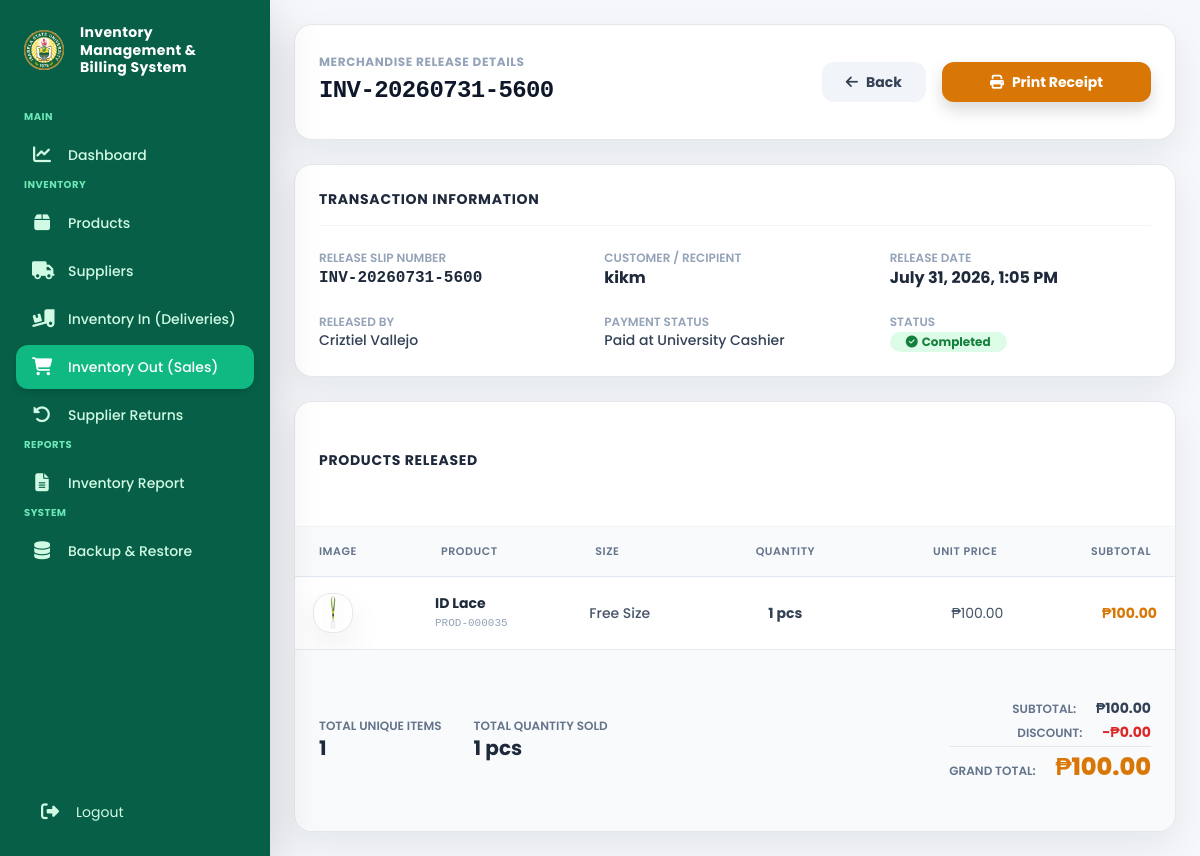
Screenshot of /pages/admin/sale_view.php?id=4 (signed in) with the database file from the repository.
### tables this page shows
CREATE TABLE `sales` (
  `id` int(11) NOT NULL AUTO_INCREMENT,
  `invoice_no` varchar(100) DEFAULT NULL,
  `customer_name` varchar(150) DEFAULT NULL,
  `subtotal` decimal(12,2) DEFAULT NULL,
  `discount` decimal(12,2) DEFAULT NULL,
  `total` decimal(12,2) DEFAULT NULL,
  `payment_method` enum('Cash','GCash') DEFAULT 'Cash',
  `created_by` int(11) DEFAULT NULL,
  `sale_date` datetime DEFAULT current_timestamp(),
  PRIMARY KEY (`id`),
  UNIQUE KEY `invoice_no` (`invoice_no`),
  KEY `created_by` (`created_by`),
  CONSTRAINT `sales_ibfk_1` FOREIGN KEY (`created_by`) REFERENCES `users` (`id`)
);

CREATE TABLE IF NOT EXISTS `users` (
  `id` int(11) NOT NULL AUTO_INCREMENT,
  `firstname` varchar(100) NOT NULL,
  `lastname` varchar(100) NOT NULL,
  `email` varchar(150) NOT NULL,
  `mobile` varchar(20) DEFAULT NULL,
  `username` varchar(100) NOT NULL,
  `password` varchar(255) NOT NULL,
  `role` enum('Super Admin','Admin','Viewer') NOT NULL,
  `recovery_password` varchar(255) DEFAULT NULL,
  `recovery_code` varchar(255) DEFAULT NULL,
  `failed_attempts` int(11) NOT NULL DEFAULT 0,
  `lock_until` datetime DEFAULT NULL,
  `created_at` timestamp NULL DEFAULT current_timestamp(),
  `updated_at` timestamp NULL DEFAULT current_timestamp() ON UPDATE current_timestamp(),
  `status` enum('Active','Inactive','Deleted') NOT NULL DEFAULT 'Active',
  `is_permanently_locked` tinyint(1) DEFAULT 0,
  PRIMARY KEY (`id`),
  UNIQUE KEY `email` (`email`),
  UNIQUE KEY `username` (`username`)
);

CREATE TABLE `sale_items` (
  `id` int(11) NOT NULL AUTO_INCREMENT,
  `sale_id` int(11) DEFAULT NULL,
  `product_id` int(11) DEFAULT NULL,
  `quantity` int(11) DEFAULT NULL,
  `unit_price` decimal(10,2) DEFAULT NULL,
  `subtotal` decimal(10,2) DEFAULT NULL,
  PRIMARY KEY (`id`),
  KEY `sale_id` (`sale_id`),
  KEY `product_id` (`product_id`),
  CONSTRAINT `sale_items_ibfk_1` FOREIGN KEY (`sale_id`) REFERENCES `sales` (`id`),
  CONSTRAINT `sale_items_ibfk_2` FOREIGN KEY (`product_id`) REFERENCES `products` (`id`)
);

CREATE TABLE `products` (
  `id` int(11) NOT NULL AUTO_INCREMENT,
  `product_code` varchar(50) DEFAULT NULL,
  `product_name` varchar(255) NOT NULL,
  `category` varchar(100) NOT NULL,
  `category_id` int(11) DEFAULT NULL,
  `product_size` varchar(30) DEFAULT NULL,
  `description` text DEFAULT NULL,
  `supplier` varchar(150) DEFAULT NULL,
  `unit_cost` decimal(10,2) DEFAULT NULL,
  `supplier_id` int(11) DEFAULT NULL,
  `unit_price` decimal(10,2) NOT NULL,
  `cost_price` decimal(10,2) DEFAULT 0.00,
  `current_stock` int(11) DEFAULT 0,
  `inventory_value` decimal(12,2) DEFAULT 0.00,
  `reorder_level` int(11) DEFAULT 10,
  `status` enum('Available','Low Stock','Out of Stock') DEFAULT 'Available',
  `front_image` varchar(255) DEFAULT NULL,
  `qr_code` varchar(255) DEFAULT NULL,
  `created_at` timestamp NULL DEFAULT current_timestamp(),
  `updated_at` timestamp NULL DEFAULT current_timestamp() ON UPDATE current_timestamp(),
  `updated_by` int(11) DEFAULT NULL,
  PRIMARY KEY (`id`),
  UNIQUE KEY `product_code` (`product_code`),
  UNIQUE KEY `unique_product_size` (`product_name`,`product_size`),
  KEY `fk_product_category` (`category_id`),
  KEY `fk_product_supplier` (`supplier_id`),
  KEY `fk_product_updatedby` (`updated_by`),
  CONSTRAINT `fk_product_category` FOREIGN KEY (`category_id`) REFERENCES `categories` (`id`),
  CONSTRAINT `fk_product_supplier` FOREIGN KEY (`supplier_id`) REFERENCES `suppliers` (`id`),
  CONSTRAINT `fk_product_updatedby` FOREIGN KEY (`updated_by`) REFERENCES `users` (`id`)
);

### pages/admin/sale_view.php (the view, shortened to what this page needs)
<?php
require_once "../../config/database.php";
$sale_id = (int)($_GET['id'] ?? 0);
$saleQuery = "
    SELECT
        s.*,
        u.username as cashier_username,
        u.firstname,
        u.lastname
    FROM sales s
    LEFT JOIN users u ON s.created_by = u.id
    WHERE s.id = ?
";
$stmt = mysqli_prepare($conn, $saleQuery);
mysqli_stmt_bind_param($stmt, "i", $sale_id);
mysqli_stmt_execute($stmt);
$saleResult = mysqli_stmt_get_result($stmt);
$sale = mysqli_fetch_assoc($saleResult);
$cashierName = trim(($sale['firstname'] ?? '') . ' ' . ($sale['lastname'] ?? ''));
$itemsQuery = "
    SELECT
        si.*,
        p.product_code,
        p.product_name,
        p.product_size,
        p.front_image,
        p.category
    FROM sale_items si
    LEFT JOIN products p ON si.product_id = p.id
    WHERE si.sale_id = ?
";
$stmtItems = mysqli_prepare($conn, $itemsQuery);
mysqli_stmt_bind_param($stmtItems, "i", $sale_id);
mysqli_stmt_execute($stmtItems);
$itemsResult = mysqli_stmt_get_result($stmtItems);
$items = [];
$totalQty = 0;
while ($item = mysqli_fetch_assoc($itemsResult)) {
    $totalQty += $item['quantity'];
    $items[] = $item;
}
?>
<!DOCTYPE html>
<html lang="en">
<head>
    <script src="https://cdn.tailwindcss.com?plugins=forms"></script>
    <link rel="stylesheet" href="https://cdnjs.cloudflare.com/ajax/libs/font-awesome/6.4.0/css/all.min.css">
</head>
<body class="bg-slate-50 font-sans text-slate-800">
<?php include "sidebar.php"; ?>
<main class="ml-0 md:ml-[270px] min-h-screen p-6 transition-all duration-300">
    <div class="space-y-6 max-w-5xl mx-auto">
        <div class="flex flex-col sm:flex-row justify-between items-start sm:items-center gap-4 bg-white p-6 rounded-2xl shadow-sm border border-slate-200">
            <div>
                <span class="text-xs uppercase tracking-wider font-bold text-slate-400">Merchandise Release Details</span>
                <h1 class="text-2xl font-extrabold text-slate-900 tracking-tight font-mono mt-0.5"><?= htmlspecialchars($sale['invoice_no']); ?></h1>
            </div>
            <div class="flex items-center gap-3">
                <a href="inventory_outsales.php" class="bg-slate-100 hover:bg-slate-200 text-slate-700 px-4 py-2.5 rounded-xl font-bold text-sm transition flex items-center gap-2">
                    <i class="fa-solid fa-arrow-left"></i> Back
                </a>
                <button onclick="window.open('sale_print.php?id=<?= $sale['id']; ?>', '_blank')" class="bg-amber-600 hover:bg-amber-700 text-white px-5 py-2.5 rounded-xl font-bold text-sm shadow transition flex items-center gap-2">
                    <i class="fa-solid fa-print"></i> Print Receipt
                </button>
            </div>
        </div>
        <div class="bg-white rounded-2xl shadow-sm border border-slate-200 p-6 space-y-6">
            <h2 class="text-sm font-bold text-slate-800 uppercase tracking-wider border-b border-slate-100 pb-3">Transaction Information</h2>
            <div class="grid grid-cols-1 md:grid-cols-3 gap-6 text-sm">
                <div>
                    <span class="block text-xs uppercase font-semibold text-slate-400">Release Slip Number</span>
                    <span class="font-mono font-bold text-slate-800 text-base"><?= htmlspecialchars($sale['invoice_no']); ?></span>
                </div>
                <div>
                    <span class="block text-xs uppercase font-semibold text-slate-400">Customer / Recipient</span>
                    <span class="font-bold text-slate-800 text-base"><?= htmlspecialchars($sale['customer_name'] ?? 'Walk-in Customer'); ?></span>
                </div>
                <div>
                    <span class="block text-xs uppercase font-semibold text-slate-400">Release Date</span>
                    <span class="font-bold text-slate-800 text-base"><?= date('F j, Y, g:i A', strtotime($sale['sale_date'])); ?></span>
                </div>
                <div>
                    <span class="block text-xs uppercase font-semibold text-slate-400">Released By</span>
                    <span class="font-medium text-slate-700"><?= ucwords(strtolower($cashierName)); ?></span>
                </div>
                <div>
                    <span class="block text-xs uppercase font-semibold text-slate-400">Payment Status</span>
                    <span class="font-medium text-slate-700">Paid at University Cashier</span>
                </div>
                <div>
                    <span class="block text-xs uppercase font-semibold text-slate-400">Status</span>
                    <span class="inline-flex items-center px-3 py-0.5 rounded-full bg-green-100 text-green-700 text-xs font-bold mt-0.5">
                        <i class="fa-solid fa-circle-check mr-1"></i> Completed
                    </span>
                </div>
            </div>
        </div>
        <div class="bg-white rounded-2xl shadow-sm border border-slate-200 overflow-hidden">
            <div class="px-6 py-5 border-b border-slate-100">
                <h2 class="text-sm font-bold text-slate-800 uppercase tracking-wider">Products Released</h2>
            </div>
            <div class="overflow-x-auto">
                <table class="min-w-full text-left border-collapse">
                    <thead class="bg-slate-50 text-[11px] uppercase tracking-wider text-slate-500 border-b border-slate-200">
                        <tr>
                            <th class="px-6 py-3 font-semibold">Image</th>
                            <th class="px-6 py-3 font-semibold">Product</th>
                            <th class="px-6 py-3 font-semibold">Size</th>
                            <th class="px-6 py-3 font-semibold text-center">Quantity</th>
                            <th class="px-6 py-3 font-semibold text-right">Unit Price</th>
                            <th class="px-6 py-3 font-semibold text-right">Subtotal</th>
                        </tr>
                    </thead>
                    <tbody class="divide-y divide-slate-100 text-sm">
                        <?php if (empty($items)): ?>
                            <tr>
                                <td colspan="6" class="text-center py-12 text-slate-400">No items recorded for this sale transaction.</td>
                            </tr>
                        <?php else: ?>
                            <?php foreach ($items as $item): ?>
                                <tr class="hover:bg-slate-50 transition">
                                    <td class="px-6 py-3">
                                        <img src="<?= !empty($item['front_image']) ? '../../' . htmlspecialchars($item['front_image']) : '../../assets/images/no-image.png'; ?>" class="w-10 h-10 rounded-xl object-contain bg-white border border-slate-200 p-0.5">
                                    </td>
                                    <td class="px-6 py-3 font-bold text-slate-800">
                                        <?= htmlspecialchars($item['product_name'] ?? 'Unknown Product'); ?>
                                        <span class="block text-[11px] font-mono text-slate-400 font-normal"><?= htmlspecialchars($item['product_code'] ?? ''); ?></span>
                                    </td>
                                    <td class="px-6 py-3 text-slate-600 font-medium"><?= htmlspecialchars($item['product_size'] ?? 'Standard'); ?></td>
                                    <td class="px-6 py-3 text-center font-bold text-slate-700"><?= (int)$item['quantity']; ?> pcs</td>
                                    <td class="px-6 py-3 text-right text-slate-600">₱<?= number_format((float)$item['unit_price'], 2); ?></td>
                                    <td class="px-6 py-3 text-right font-bold text-amber-600">₱<?= number_format((float)$item['subtotal'], 2); ?></td>
                                </tr>
                            <?php endforeach; ?>
                        <?php endif; ?>
                    </tbody>
                </table>
            </div>
            <div class="bg-slate-50 px-6 py-5 border-t border-slate-200 flex flex-col sm:flex-row justify-between items-center gap-4 text-sm">
                <div class="flex items-center gap-8">
                    <div>
                        <span class="block text-xs uppercase font-semibold text-slate-500">Total Unique Items</span>
                        <span class="font-bold text-xl text-slate-800"><?= count($items); ?></span>
                    </div>
                    <div>
                        <span class="block text-xs uppercase font-semibold text-slate-500">Total Quantity Sold</span>
                        <span class="font-bold text-xl text-slate-800"><?= number_format($totalQty); ?> pcs</span>
                    </div>
                </div>
                <div class="space-y-1 text-right">
                    <div>
                        <span class="text-xs uppercase font-semibold text-slate-500 mr-4">Subtotal:</span>
                        <span class="font-bold text-slate-700">₱<?= number_format((float)$sale['subtotal'], 2); ?></span>
                    </div>
                    <div>
                        <span class="text-xs uppercase font-semibold text-slate-500 mr-4">Discount:</span>
                        <span class="font-bold text-red-600">-₱<?= number_format((float)$sale['discount'], 2); ?></span>
                    </div>
                    <div class="border-t border-slate-200 pt-1">
                        <span class="text-xs uppercase font-semibold text-slate-500 mr-4">Grand Total:</span>
                        <span class="text-2xl font-extrabold text-amber-600">₱<?= number_format((float)$sale['total'], 2); ?></span>
                    </div>
                </div>
            </div>
        </div>
    </div>
</main>
</body>
</html>

### rows the page displays
sales: invoice_no "INV-20260731-5600", customer_name "kikm", sale_date "July 31, 2026, 1:05 PM", created_by.lastname "Criztiel Vallejo", subtotal "100.00", discount "0.00", total "100.00"
sale_items: product.front_image (picture), product.product_name "ID Lace", product.product_code "PROD-000035", product.product_size "Free Size", quantity "1", unit_price "100.00", subtotal "100.00"

### other values shown
count($items) "1"
$totalQty "1"
